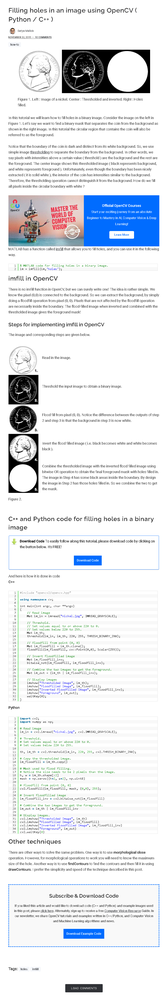
#> input picture OpenCV技巧_二值圖孔洞填充方法與實現(附源碼)/screencapture-learnopencv-filling-holes-in-an-image-using-opencv-python-c-2021-08-23-16_19_51.png, 165 x 1000 px, shrunk from 842 x 5090 before the run
$ python equalHist.py '../../../../../../OpenCV技巧_二值圖孔洞填充方法與實現(附源碼)/screencapture-learnopencv-filling-holes-in-an-image-using-opencv-python-c-2021-08-23-16_19_51.png'   (Python 2 division)   (older library calls are emulated)
#> lines starting #> are read from the running program, lines starting #| are printed output that depends on the picture
# -*- coding: utf-8 -*-
import sys
import numpy as np
import cv2
import math
import matplotlib.pyplot as plt
#计算图像灰度直方图
def calcGrayHist(image):
    #灰度图像矩阵的宽高
    rows,cols = image.shape
    #存储灰度直方图
    grayHist = np.zeros([256],np.uint32)
    for r in xrange(rows):
        for c in xrange(cols):
            grayHist[image[r][c]] +=1
    return grayHist
#直方图均衡化
def equalHist(image):
    #灰度图像矩阵的宽高
    rows,cols = image.shape
    #计算灰度直方图
    grayHist = calcGrayHist(image)
    #计算累积灰度直方图
    zeroCumuMoment = np.zeros([256],np.uint32)
    for p in xrange(256):
        if p == 0:
            zeroCumuMoment[p] = grayHist[0]
        else:
            zeroCumuMoment[p] = zeroCumuMoment[p-1] + grayHist[p]
    #根据直方图均衡化得到的输入灰度级和输出灰度级的映射
    outPut_q = np.zeros([256],np.uint8)
    cofficient = 256.0/(rows*cols)
    for p in xrange(256):
        q = cofficient* float(zeroCumuMoment[p]) -1
        if q >= 0:
            outPut_q[p] = math.floor(q)
        else:
            outPut_q[p] = 0
    #得到直方图均衡化后的图像
    equalHistImage  = np.zeros(image.shape,np.uint8)
    for r in xrange(rows):
        for c in xrange(cols):
            equalHistImage[r][c] = outPut_q[image[r][c]]
    return equalHistImage

#主函数
if __name__ =="__main__":
    if len(sys.argv)>1:
        image = cv2.imread(sys.argv[1],cv2.CV_LOAD_IMAGE_GRAYSCALE)
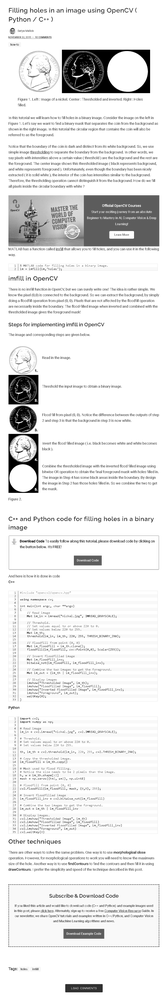
#> image: shape (1000, 165); min 0, max 255, mean 232.6
    else:
        print "Usge:python equalHist.py imageFile"
    #显示原图像
    cv2.imshow("image",image)
    #直方图均衡化
    result = equalHist(image)
#> in equalHist, `grayHist = calcGrayHist(image)`: grayHist = 256 values, max 87398 at index 255, min 11 at index 20, mean 644.5
#> after the loop in equalHist, `for p in xrange(256):`: zeroCumuMoment = 256 values from 1483 to 165000
#> the loop in equalHist, `for p in xrange(256):` made 256 passes
#> q on passes 1 to 3: 1.3, 1.71, 2.03
#> after the loop in equalHist, `for p in xrange(256):`: outPut_q = 256 values from 1 to 255
#> after the loop in equalHist, `for r in xrange(rows):`:
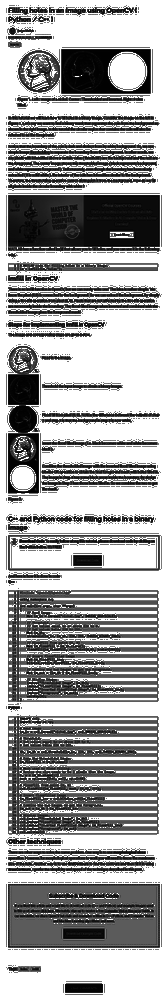
#> equalHistImage: shape (1000, 165); min 1, max 255, mean 163.7
    cv2.imshow("equalHist",result)
    cv2.imwrite("equalHist.jpg",result)
    #直方图均衡话后的灰度直方图
    #组数
    numberBins = 256
    #计算灰度直方图
    rows,cols = image.shape
#> rows = 1000; cols = 165
    histEqualResultSeq = result.reshape([rows*cols,])
    histogram,bins,patch_image= plt.hist(histEqualResultSeq,numberBins,facecolor='black',histtype='bar')
#> histogram = 256 values, max 87398 at index 255, min 0 at index 7, mean 644.5; bins = 257 values from 1 to 255; patch_image = 256 items
    #设置坐标轴的标签
    plt.xlabel(u"gray Level")
    plt.ylabel(u"number of pixels")
    #设置坐标轴的范围
    y_maxValue = np.max(histogram)
#> y_maxValue = 87398
    plt.axis([0,255,0,y_maxValue])
    plt.show()
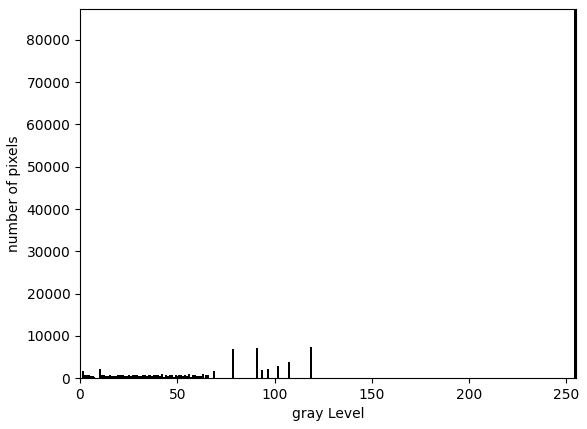
#> figure drawn by matplotlib, 1 panel; tallest bar 87398 high, from x = 254 to 255
    cv2.waitKey(0)
    cv2.destroyAllWindows()
